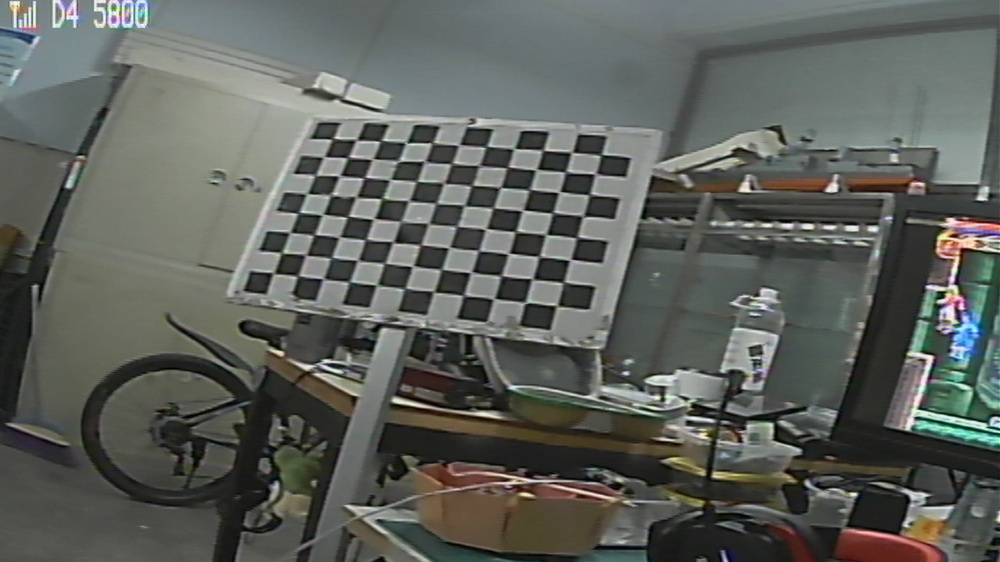
#> input picture vision/calibrate_img/WIN_20260322_22_12_43_Pro.jpg, 1000 x 562 px, shrunk from 1920 x 1080 before the run; its folder holds only this picture in this run
$ python calibrate.py
#> lines starting #> are read from the running program, lines starting #| are printed output that depends on the picture; long printed decimals are rounded
import cv2
import numpy as np
import glob
import os

# ====================== 你需要修改的参数 ======================
# 1. 棋盘格内角点数量（宽×高）：你的是9×12
CHECKERBOARD = (8, 11)
# 2. 棋盘格单个格子的真实物理尺寸（单位：mm，自己用尺子量）
SQUARE_SIZE = 30  # 示例：25mm，按实际修改
# 3. 棋盘格图片的路径（支持jpg/png，可直接放当前文件夹）
IMAGE_PATH = r"vision\calibrate_img\*.jpg"  # 若图片在子文件夹，改写成 "calib_imgs/*.png"
# =============================================================

# 标定终止条件（迭代次数+精度）
criteria = (cv2.TERM_CRITERIA_EPS + cv2.TERM_CRITERIA_MAX_ITER, 30, 0.001)

# 初始化3D世界坐标（棋盘格平面为z=0）
objp = np.zeros((CHECKERBOARD[0] * CHECKERBOARD[1], 3), np.float32)
objp[:, :2] = np.mgrid[0:CHECKERBOARD[0], 0:CHECKERBOARD[1]].T.reshape(-1, 2) * SQUARE_SIZE

# 存储所有图片的3D点和2D像素点
objpoints = []  # 3D世界点
imgpoints = []  # 2D图像点

# 读取所有棋盘格图片
images = glob.glob(IMAGE_PATH)
if len(images) == 0:
    print(f"错误：未找到图片！请检查路径：{IMAGE_PATH}")
    print("提示：图片格式支持jpg/png，路径可写为 '*.jpg' 或 'calib_imgs/*.png'")
    exit()

print(f"找到 {len(images)} 张图片，开始检测角点...")

# 遍历每张图片检测内角点
valid_count = 0  # 有效检测到角点的图片数
for idx, fname in enumerate(images):
    img = cv2.imread(fname)
#> img is the input picture: shape (562, 1000, 3); mean B, G, R 91.5, 96.7, 93.5
    if img is None:
        print(f"跳过：图片 {fname} 读取失败")
        continue

    gray = cv2.cvtColor(img, cv2.COLOR_BGR2GRAY)
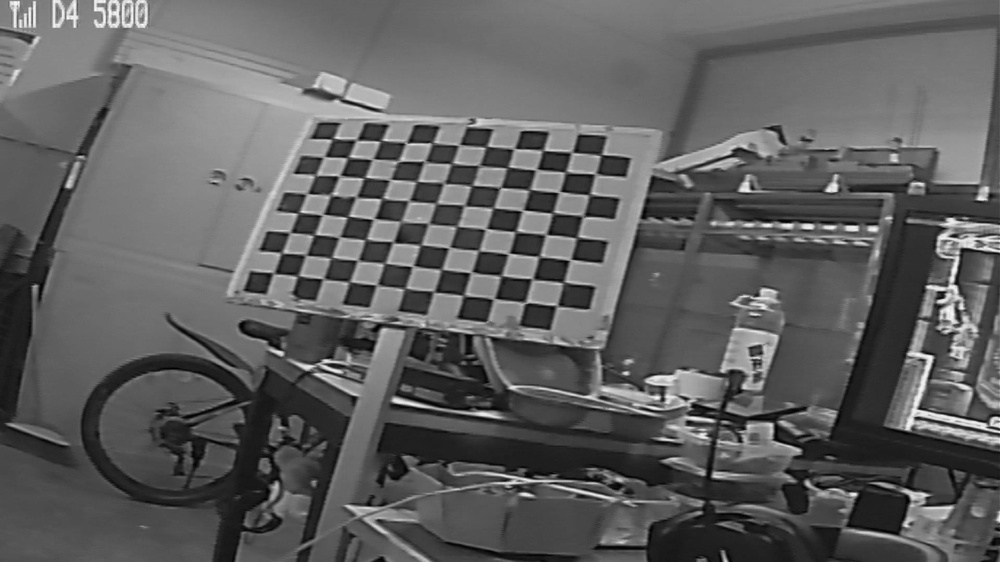
#> gray: shape (562, 1000); min 0, max 253, mean 95.2

    # 检测棋盘格内角点
    ret, corners = cv2.findChessboardCorners(
        gray, CHECKERBOARD,
        cv2.CALIB_CB_ADAPTIVE_THRESH + cv2.CALIB_CB_FAST_CHECK + cv2.CALIB_CB_NORMALIZE_IMAGE
    )
#> ret = True; corners = 88 rows, first 8: [272.8, 273], [281.5, 253], [290.5, 232.3], [299.3, 211.7], [309, 193.6], [315.5, 175], [324.2, 156.5], [332.9, 138.3]

    # 如果检测到足够角点，优化精度并保存
    if ret:
        objpoints.append(objp)
        # 亚像素级优化角点坐标（提升标定精度）
        corners2 = cv2.cornerSubPix(gray, corners, (11, 11), (-1, -1), criteria)
#> corners2 = 88 rows, first 8: [273.5, 273.1], [281.7, 252.9], [290.1, 232.4], [298.6, 212.7], [306.9, 193.8], [315.5, 175.2], [323.9, 157], [333, 138.7]
        imgpoints.append(corners2)
        valid_count += 1
        print(f"图片 {idx+1}/{len(images)}：检测到角点 ✔️")
    else:
        print(f"图片 {idx+1}/{len(images)}：未检测到角点 ❌")

# 检查有效图片数量（至少需要10张才够精准）
if valid_count < 10:
    print(f"警告：仅检测到 {valid_count} 张有效图片（建议≥10张）")
    confirm = input("是否继续标定？(y/n)：")
#> the answer given: y
    if confirm.lower() != 'y':
        exit()

# 开始相机标定（核心：计算内参、畸变系数）
print("\n开始标定...")
ret, mtx, dist, rvecs, tvecs = cv2.calibrateCamera(
    objpoints, imgpoints, gray.shape[::-1], None, None
)
#> ret = 0.259; mtx = [[1072.8, 0, 542.7], [0, 810.9, 269.7], [0, 0, 1]]; dist = [[-0.733, 4.83, 0.0161, 0.00645, -41.35]]; rvecs = ([-0.448, -0.0986, -1.37],); tvecs = ([-274.9, 3.15, 1044.5],)

# 输出标定结果
print("\n===================== 标定结果 =====================")
print(f"标定是否成功：{'是' if ret else '否'}")
#| 标定是否成功：是
print("\n1. 相机内参矩阵 (mtx)：")
print(mtx)
#| [[1.07279504e+03 0.00000000e+00 5.42734591e+02]
#|  [0.00000000e+00 8.10850611e+02 2.69722761e+02]
#|  [0.00000000e+00 0.00000000e+00 1.00000000e+00]]
print("\n2. 畸变系数 (dist) [k1, k2, p1, p2, k3]：")
print(dist)
#| [[-7.32803020e-01  4.83269319e+00  1.61162882e-02  6.44617204e-03
#|   -4.13455463e+01]]

# 计算重投影误差（越小越好，<0.5为优秀，<1为合格）
mean_error = 0
for i in range(len(objpoints)):
    imgpoints2, _ = cv2.projectPoints(objpoints[i], rvecs[i], tvecs[i], mtx, dist)
    error = cv2.norm(imgpoints[i], imgpoints2, cv2.NORM_L2) / len(imgpoints2)
    mean_error += error
#> this loop made 1 pass
#> (error, mean_error) on pass 1: (0.0277, 0.0277)
#> after the loop, mean_error = 0.0277
mean_error /= len(objpoints)
print(f"\n3. 平均重投影误差：{mean_error:.4f}（越小越好，<0.5为优秀）")
#| 3. 平均重投影误差：0.0277（越小越好，<0.5为优秀）

# 保存标定参数到文件（后续ArUco定位直接用）
save_file = "camera_calib_params.npz"
np.savez(save_file, mtx=mtx, dist=dist, rvecs=rvecs, tvecs=tvecs)
print(f"\n4. 标定参数已保存到：{os.path.abspath(save_file)}")

# 可选：验证一张图片的校正效果
test_img = cv2.imread(images[0])
undistorted_img = cv2.undistort(test_img, mtx, dist, None, mtx)
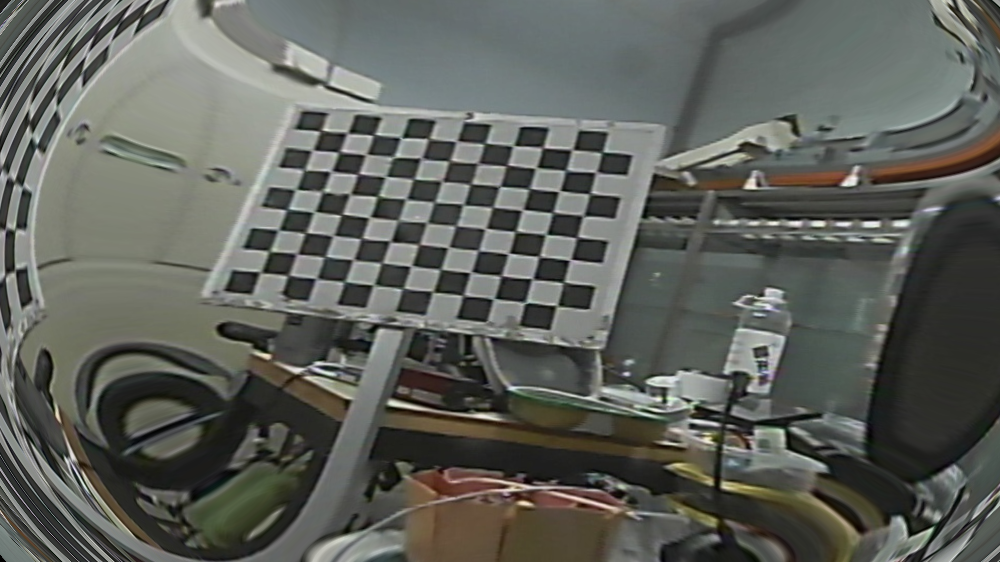
#> undistorted_img: shape (562, 1000, 3); mean B, G, R 90.9, 96.8, 94.4
cv2.imwrite("original_img.jpg", test_img)
cv2.imwrite("undistorted_img.jpg", undistorted_img)
print("\n5. 校正效果对比图已保存：original_img.jpg / undistorted_img.jpg")

# 关闭所有窗口
cv2.destroyAllWindows()

$ run again, on vision/calibrate_img/WIN_20260322_22_12_57_Pro.jpg
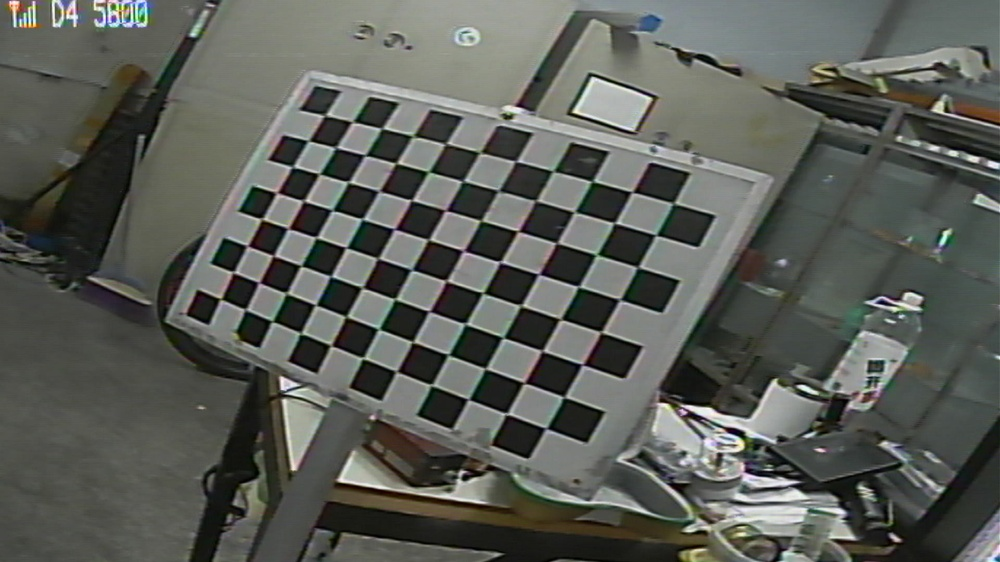
#> input picture vision/calibrate_img/WIN_20260322_22_12_57_Pro.jpg, 1000 x 562 px, shrunk from 1920 x 1080 before the run
#> img is the input picture: shape (562, 1000, 3); mean B, G, R 87.3, 93.2, 90.5
#> `gray = cv2.cvtColor(img, cv2.COLOR_BGR2GRAY)`:
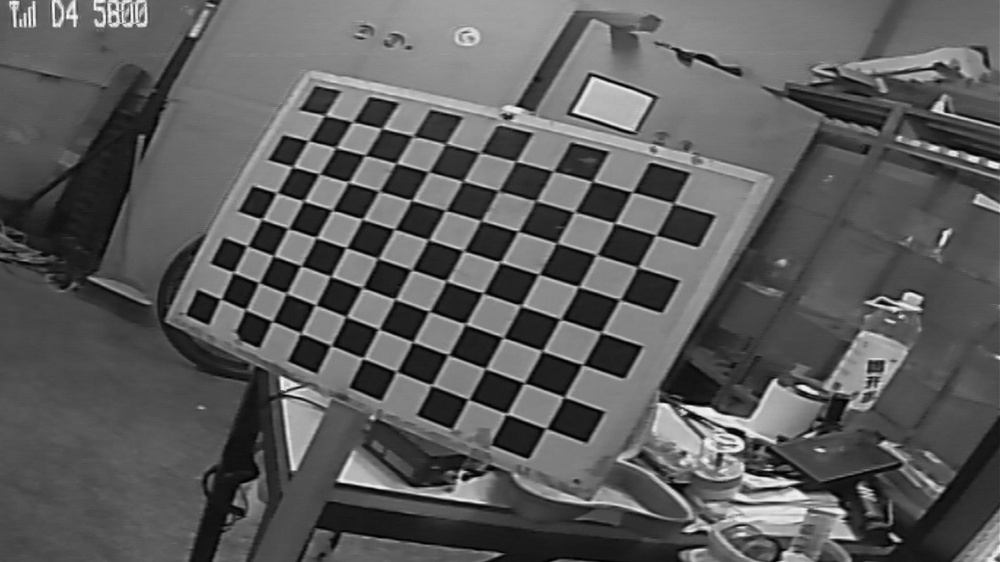
#> gray: shape (562, 1000); min 0, max 252, mean 91.7
#> `ret, corners = cv2.findChessboardCorners( gray, CHECKERBOARD, cv2.CALI..`: ret = True; corners = 88 rows, first 8: [220.5, 298.8], [232.5, 271.3], [247.4, 245.6], [262, 219.5], [277, 192.5], [292, 167], [308.7, 140.9], [325, 115]
#> corners2 = 88 rows, first 8: [220.7, 298.9], [233.4, 272.4], [247.4, 246], [261.9, 219.3], [276.8, 192.7], [292.6, 166.8], [308.5, 140.7], [324.9, 115.3]
#> `ret, mtx, dist, rvecs, tvecs = cv2.calibrateCamera( objpoints, imgpoin..`: ret = 0.191; mtx = [[1346.5, 0, 532.3], [0, 963.1, 235.3], [0, 0, 1]]; dist = [[-0.693, -2.34, 0.0585, 0.02, 0.419]]; rvecs = ([-0.413, 0.284, -1.16],); tvecs = ([-238.9, 63.71, 967.6],)
#| 标定是否成功：是
#| [[1.34647564e+03 0.00000000e+00 5.32295055e+02]
#|  [0.00000000e+00 9.63075110e+02 2.35330113e+02]
#|  [0.00000000e+00 0.00000000e+00 1.00000000e+00]]
#| [[-0.6926 -2.338  0.05848  0.02002  0.4191]]
#> the loop `for i in range(len(objpoints)):` made 1 pass
#> (error, mean_error) on pass 1: (0.0203, 0.0203)
#> after the loop `for i in range(len(objpoints)):`: mean_error = 0.0203
#| 3. 平均重投影误差：0.0203（越小越好，<0.5为优秀）
#> `undistorted_img = cv2.undistort(test_img, mtx, dist, None, mtx)`:
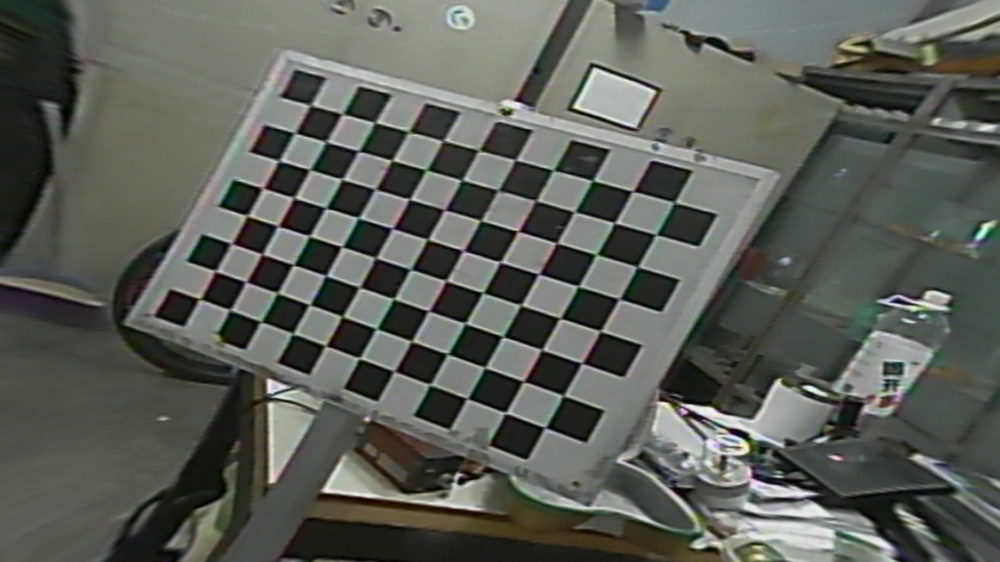
#> undistorted_img: shape (562, 1000, 3); mean B, G, R 87.8, 93.9, 91.3

$ run again, on vision/calibrate_img/WIN_20260322_22_13_02_Pro.jpg
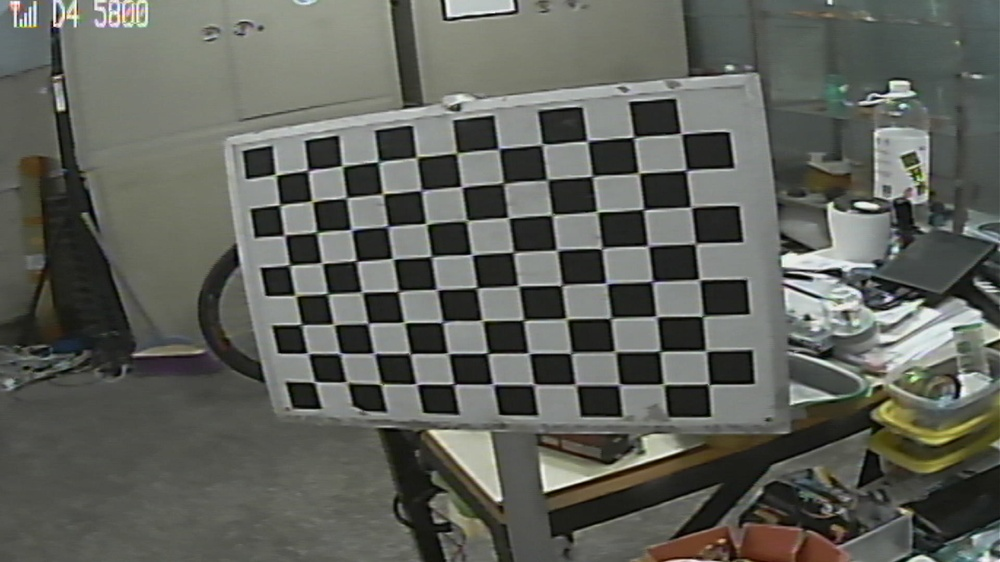
#> input picture vision/calibrate_img/WIN_20260322_22_13_02_Pro.jpg, 1000 x 562 px, shrunk from 1920 x 1080 before the run
#> img is the input picture: shape (562, 1000, 3); mean B, G, R 90.3, 96.9, 94.9
#> `gray = cv2.cvtColor(img, cv2.COLOR_BGR2GRAY)`:
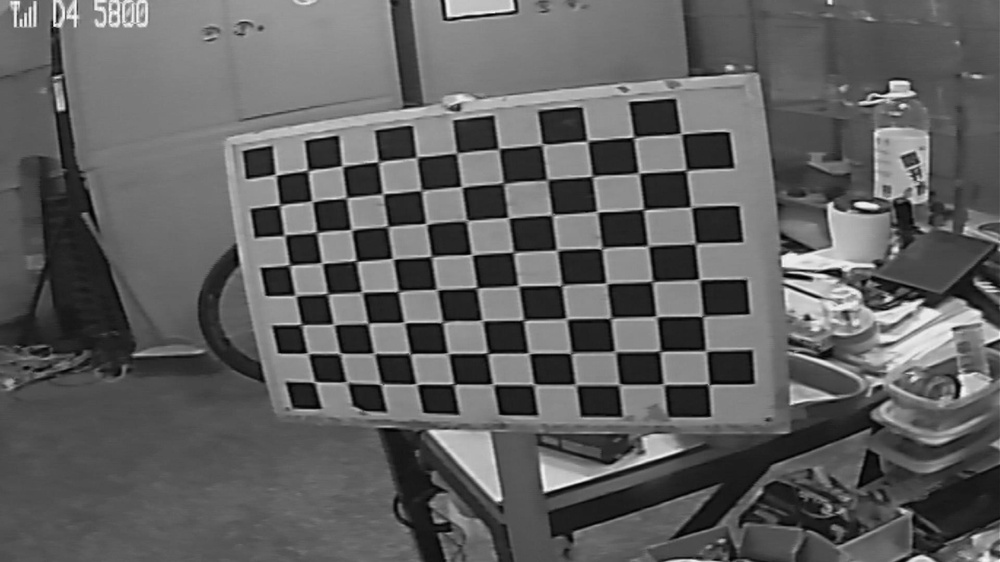
#> gray: shape (562, 1000); min 0, max 253, mean 95.6
#> `ret, corners = cv2.findChessboardCorners( gray, CHECKERBOARD, cv2.CALI..`: ret = True; corners = 88 rows, first 8: [313.9, 382.5], [307.1, 352.5], [301.4, 324], [296.3, 296.6], [289.4, 264.9], [284.5, 235], [280.1, 205], [275.2, 174.3]
#> corners2 = 88 rows, first 8: [314.8, 382.1], [307.8, 353.4], [301.5, 324.6], [295.5, 295.5], [289.6, 265.1], [284.4, 235.3], [279.8, 204.9], [275.7, 174.9]
#> `ret, mtx, dist, rvecs, tvecs = cv2.calibrateCamera( objpoints, imgpoin..`: ret = 0.347; mtx = [[1036.1, 0, 548.7], [0, 771, 332.9], [0, 0, 1]]; dist = [[-0.447, -1.46, -0.0234, 0.00597, 7.24]]; rvecs = ([-0.107, 0.471, -1.61],); tvecs = ([-177.9, 51.1, 757.5],)
#| 标定是否成功：是
#| [[1.03612199e+03 0.00000000e+00 5.48689367e+02]
#|  [0.00000000e+00 7.70964544e+02 3.32923257e+02]
#|  [0.00000000e+00 0.00000000e+00 1.00000000e+00]]
#| [[-4.47297189e-01 -1.46237878e+00 -2.33759967e-02  5.96803185e-03
#|    7.24399432e+00]]
#> the loop `for i in range(len(objpoints)):` made 1 pass
#> (error, mean_error) on pass 1: (0.037, 0.037)
#> after the loop `for i in range(len(objpoints)):`: mean_error = 0.037
#| 3. 平均重投影误差：0.0370（越小越好，<0.5为优秀）
#> `undistorted_img = cv2.undistort(test_img, mtx, dist, None, mtx)`:
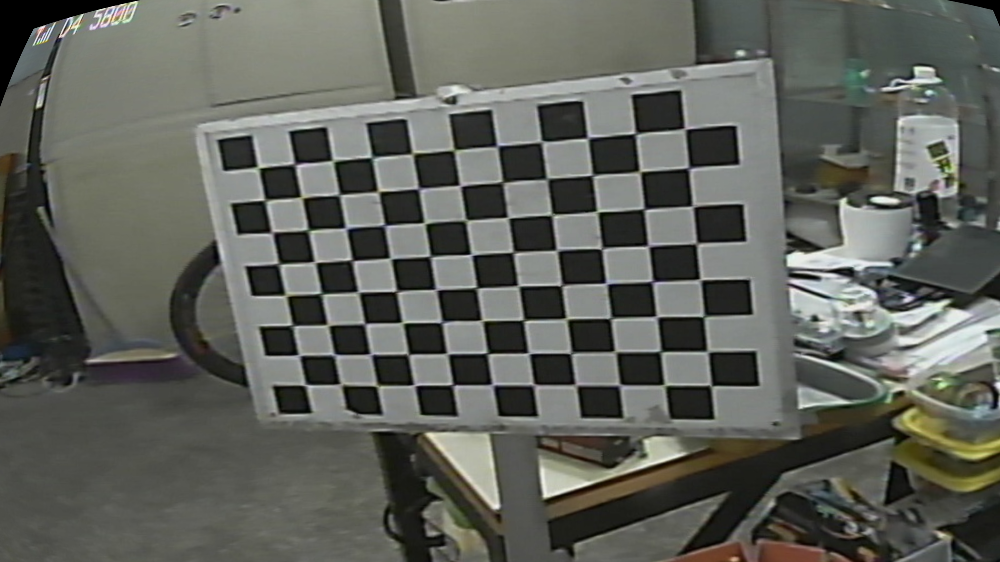
#> undistorted_img: shape (562, 1000, 3); mean B, G, R 90.3, 96.8, 94.7

$ run again, on vision/calibrate_img/WIN_20260322_22_13_35_Pro.jpg
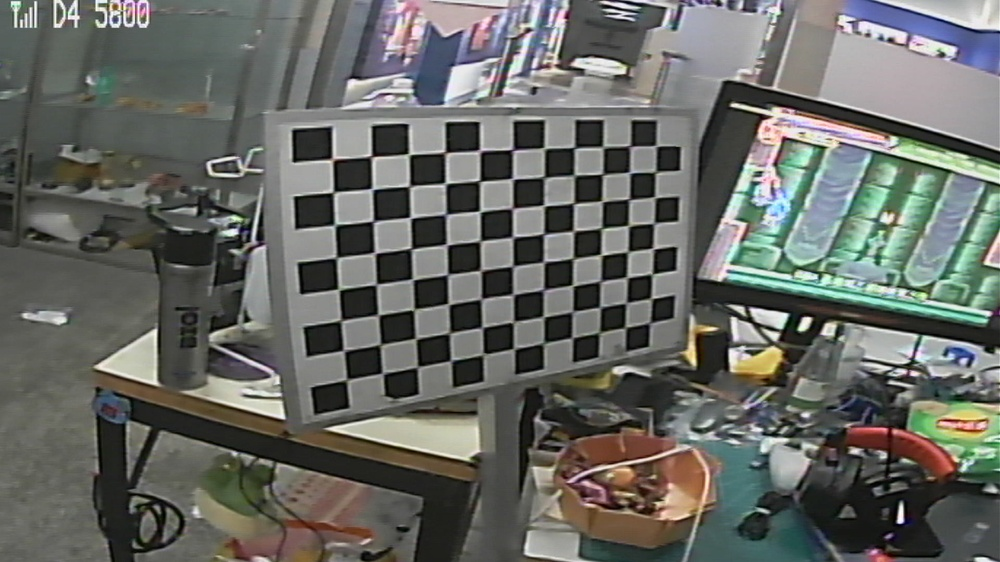
#> input picture vision/calibrate_img/WIN_20260322_22_13_35_Pro.jpg, 1000 x 562 px, shrunk from 1920 x 1080 before the run
#> img is the input picture: shape (562, 1000, 3); mean B, G, R 100, 104.8, 103
#> `gray = cv2.cvtColor(img, cv2.COLOR_BGR2GRAY)`:
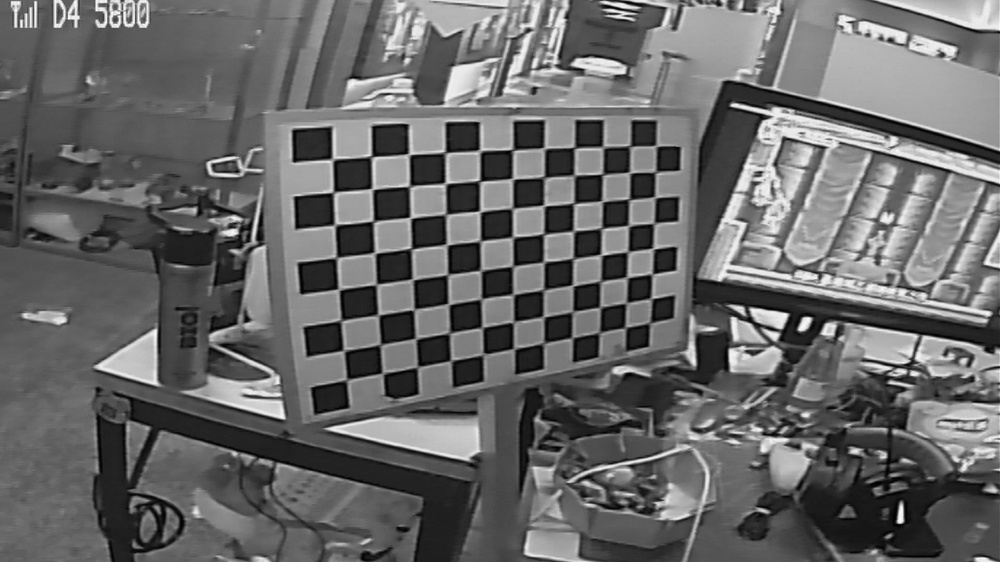
#> gray: shape (562, 1000); min 0, max 255, mean 103.7
#> `ret, corners = cv2.findChessboardCorners( gray, CHECKERBOARD, cv2.CALI..`: ret = True; corners = 88 rows, first 8: [347.2, 378.6], [342.8, 350.3], [340.9, 320.5], [339.4, 290.5], [336.2, 257.3], [335, 225], [333.4, 192.1], [333, 159]
#> corners2 = 88 rows, first 8: [346.8, 379.8], [343.7, 350.5], [341.1, 320.5], [338.7, 289.3], [336.6, 257.7], [334.8, 224.8], [333.4, 192.3], [332.5, 159.3]
#> `ret, mtx, dist, rvecs, tvecs = cv2.calibrateCamera( objpoints, imgpoin..`: ret = 0.235; mtx = [[820.6, 0, 450.6], [0, 613.8, 285.1], [0, 0, 1]]; dist = [[-0.0893, -3.45, 0.0128, 0.0463, 15.46]]; rvecs = ([0.642, -0.268, -1.61],); tvecs = ([-75.46, 90.84, 579],)
#| 标定是否成功：是
#| [[820.562   0.         450.583]
#|  [  0.         613.832 285.106]
#|  [  0.           0.           1.        ]]
#| [[-8.92552854e-02 -3.44715036e+00  1.27734038e-02  4.63212837e-02
#|    1.54588011e+01]]
#> the loop `for i in range(len(objpoints)):` made 1 pass
#> (error, mean_error) on pass 1: (0.025, 0.025)
#> after the loop `for i in range(len(objpoints)):`: mean_error = 0.025
#| 3. 平均重投影误差：0.0250（越小越好，<0.5为优秀）
#> `undistorted_img = cv2.undistort(test_img, mtx, dist, None, mtx)`:
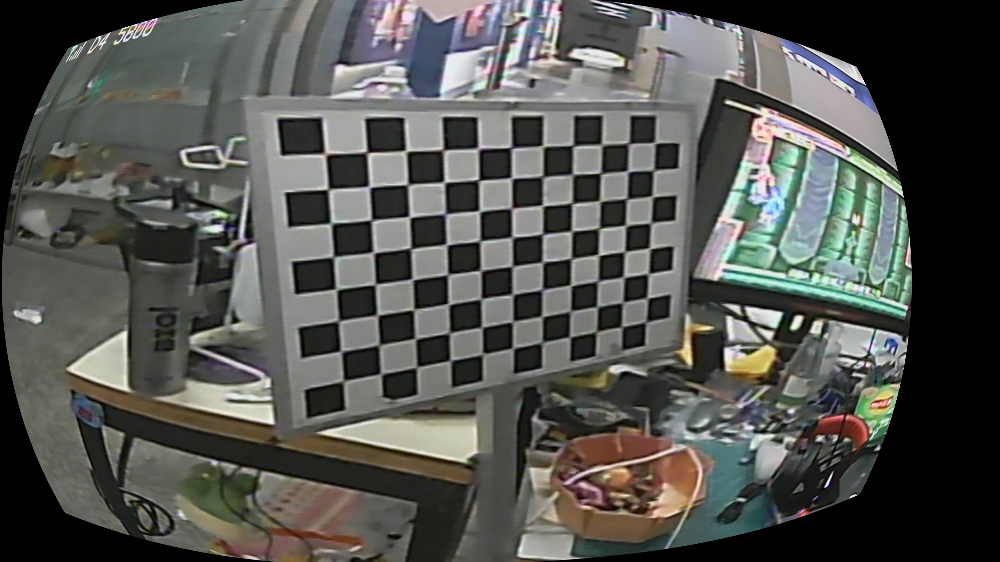
#> undistorted_img: shape (562, 1000, 3); mean B, G, R 79.8, 83.8, 83
